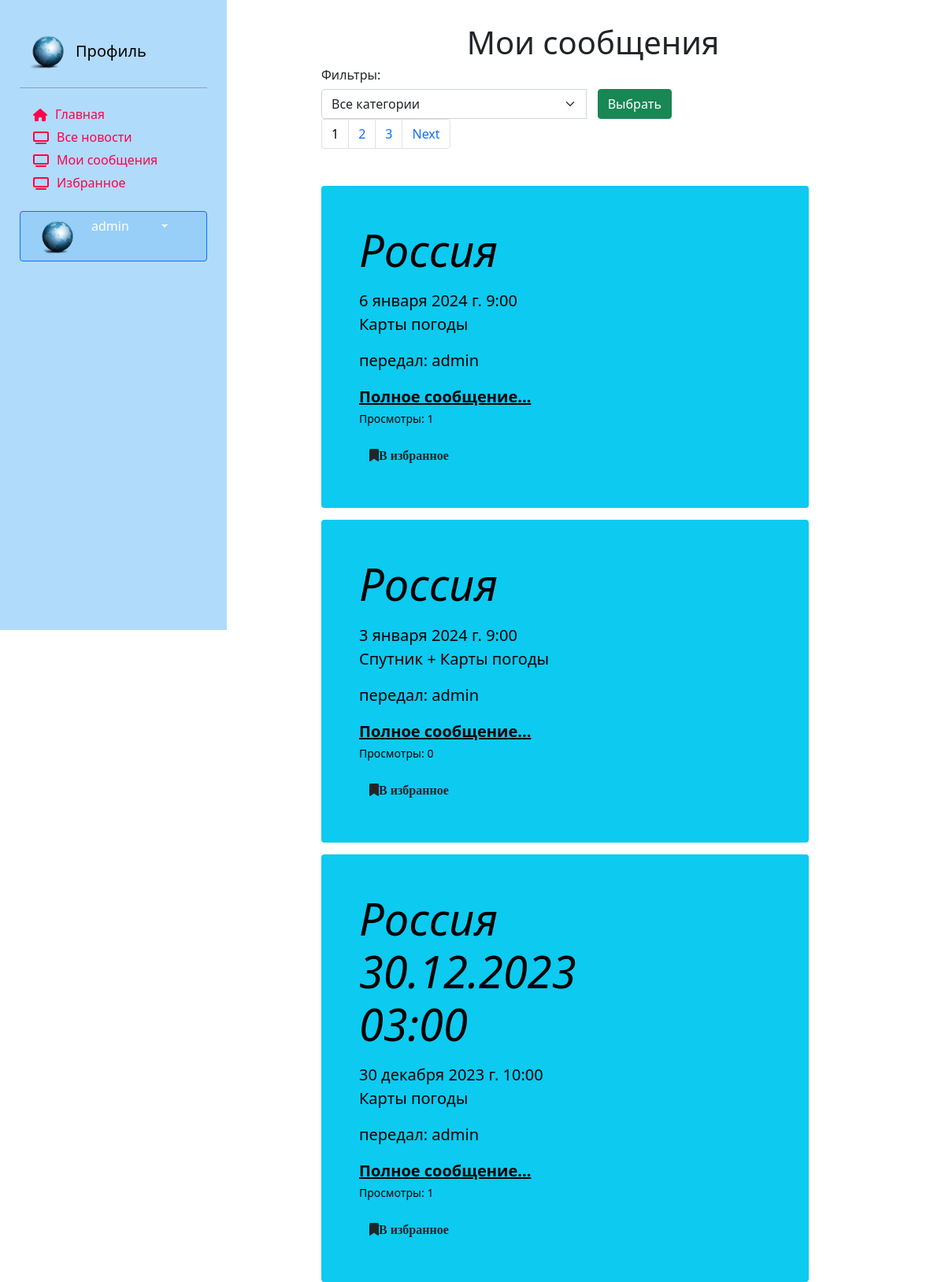
Screenshot of /users/my_news (signed in) with the database file from the repository.
### users/models.py (models this page shows, shortened)
class Account(models.Model):
    post_choices = (('N/A', 'Not answered'),
                    ('НМтС', 'Начальник метеослужбы'),
                    ('НС', 'Начальник смены'),
                    ('ИС', 'Инженер-синоптик'),
                    ('МН', 'Метеонаблюдатель'))
    user = models.OneToOneField(User, on_delete=models.CASCADE,
                                primary_key=True)
    nickname = models.CharField(max_length=100)
    birthdate = models.DateField(null=True)
    post = models.CharField(choices=post_choices, max_length=20, null=True)
    point = models.CharField(max_length=25, null=True)
    account_image = models.ImageField(default='default.jpg',
                                      upload_to='account_images')
    address = models.CharField(max_length=100, null=True)
    phone = models.CharField(max_length=100, null=True)
    telegram = models.CharField(max_length=100, null=True)
    class Meta:
        ordering = ['user', 'point']
        verbose_name = 'Профиль'
        verbose_name_plural = 'Профили'

### news/models.py (models this page shows, shortened)
class Article(models.Model):
    categories = (('ФП', 'Фактическая погода'),
                  ('ПП', 'Прогноз погоды'),
                  ('ШО', 'Штормовое оповещение'),
                  ('ШП', 'Штормовое предупреждение'),
                  ('КП', 'Карты погоды'))
    author = models.ForeignKey(User, on_delete=models.SET_NULL, null=True, verbose_name='Автор')
    title = models.CharField('Пункт', max_length=50, default='')
    category = models.CharField(choices=categories, max_length=25, verbose_name='Категория сообщения')
    anouncement = models.TextField('Анонс', max_length=250)
    text = models.TextField('Текст сообщения',
                            validators=[MinLengthValidator(20, 'the field must contain at least 20 characters')])
    date = models.DateTimeField('Дата наблюдения', auto_created=True)
    tags = models.ManyToManyField(to=Tag, blank=True, verbose_name='Явления')
    slug = models.SlugField()
    def get_views(self):
        return self.views.count()
    class Meta:
        ordering = ['-date', 'title']
        verbose_name = 'Сообщение'
        verbose_name_plural ='Сообщения'

### users/views.py (the view)
# urls.py: path('my_news', views.my_news, name='my_news')
def my_news(request):
    author = User.objects.get(id=request.user.id)
    categories = Article.categories
    articles = Article.objects.filter(author=author).order_by('-date')
    if request.method == "POST":
        selected_category = int(request.POST.get('category_filter'))
        request.session['selected_category'] = selected_category
        if selected_category != 0:
            articles = articles.filter(category__icontains=categories[selected_category-1][0]).order_by('-date')
    else:
        selected_category = request.session.get('selected_category')
        if selected_category != None and selected_category != 0:  # если не пустое - находим нужные ноновсти
            articles = articles.filter(category__icontains=categories[selected_category - 1][0])
    total = len(articles)
    p = Paginator(articles, 3)
    page_number = request.GET.get('page')
    page_obj = p.get_page(page_number)
    context = {'articles': page_obj, 'categories':categories, 'total': total,
               'selected_category': selected_category,}
    return render(request,'users/my_news.html', context)

### users/templatetags/users_extras.py (called while the page is built)
@register.filter(name="has_group")
def has_group(user,group_name):
    return user.groups.filter(name=group_name).exists()

### users/templates/users/my_news.html (shortened to what this page needs)
{% extends 'main/base_template.html' %}
{% load static %}
{% load bootstrap5 %}
{% block sidebar %} {% include 'users/user_profile.html' %} {% endblock %}
{% block content %}
{% if articles|length  != 0 %}
<div class="row">
    <div class="text-center" style="margin-top:30px;">
        <h1>Мои сообщения</h1>
    </div>
    <div class="content_center">
        <h6> Фильтры: </h6>
        <div class="form-group col-8">
            <form method="post">
                <div class="input-group">
                    <select class="form-select" name="category_filter" style="width:40%">
                        <option value="0">Все категории</option>
                    </select>
                    <span class="input-group-btn">
                        <input type="submit" class="btn btn-success" value="Выбрать" style="margin: 0 15px">
                    </span>
                </div>
            </form>
        </div>
        {% if total > 1 %}
            <div class="row">
                <nav aria-label="Page navigation example">
                  <ul class="pagination">
                      {% for p in articles.paginator.page_range %}
                        {% if articles.number == p %}
                            <li class="page-item"><p class="page-link" style="color:black;"> {{ p }}</p></li>
                        {% else %}
                            <li class="page-item"><a class="page-link" href="?page={{ p }}"> {{ p }}</a></li>
                        {% endif %}
                      {% endfor %}
                      {% if articles.has_next %}
                        <li class="page-item"><a class="page-link" href="?page={{ articles.next_page_number }}">Next</a></li>
                      {% endif %}
                  </ul>
                </nav>
            </div>
        {% endif %}
    </div>
    {% for article in articles %}
    <div class="single_news">
        <div class="p-4 p-md-5 text-black rounded bg-info">
            <div class="col-md-6 px-0">
                <h1 class="display-4 fst-italic"> {{ article.title }}</h1>
                <p class="lead my-3">{{ article.date }} {{ article.anouncement }}</p>
                <p class="lead my-3">передал: {{ article.author }} </p>
                <p class="lead mb-0"><a href="{% url 'news_detail' article.pk %}" class="text-black fw-bold">Полное
                    сообщение...</a></p>
                <p><small>Просмотры: {{ article.get_views }}</small></p>
                <a class="btn btn-succes" href="{% url 'favorites' article.pk %}"><i class="fa fa-bookmark menu icon">В избранное</i></a>
            </div>
        </div>
    </div>
    {% endfor %}
</div>
{% endif %}
{% endblock %}

### users/templates/users/user_profile.html (shortened to what this page needs)
{% load bootstrap5 %}
{% load static %}
{% bootstrap_css %}
{% load users_extras %}
<link rel="stylesheet" href="{% static 'main/css/style.css' %}">
<link href="https://cdn.jsdelivr.net/npm/bootstrap@5.0.0/dist/css/bootstrap.min.css" rel="stylesheet" >
<aside>
    <a href="{% url 'profile' %}" class="d-flex align-items-center mb-3 mb-md-0 me-md-auto text-black text-decoration-none">
        <img  src="{% static 'main' %}/img/News_icon.png" width="40" height="50">
        <span class="fs-5 d-none d-lg-block responsive-title"> Профиль</span>
    </a>
    <hr>
        <ul class="nav nav-pills flex-column mb-auto">
              <li class="nav-item">
                  <a href="{% url 'home' %}" {% if request.path == 'home' %} class="link-active" aria-current="page" {% endif %}>
                        <i class="fa-solid fa-home menu-icon {% if request.resolver_match.view_name  == 'home' %} link-active {% endif %}" ></i>
                        <div class="d-none d-lg-block"> Главная</div>
                  </a>
              </li>
              <li class="nav-item">
                  <a href="{% url 'news_index' %}" {% if request.path == '/news/news_index' %} class="link-active" aria-current="page" {% endif %}>
                        <i class="fa-solid fa-tv menu-icon {% if request.resolver_match.view_name  == '/news_index/' %} link-active {% endif %}"></i>
                        <div class="d-none d-lg-block"> Все новости</div>
                  </a>
              </li>
              {% if request.user|has_group:"Authors" %}
              <li class="nav-item">
                  <a href="{% url 'my_news' %}" {% if request.path == '/my_news' %} class="link-active" aria-current="page" {% endif %}>
                        <i class="fa-solid fa-tv menu-icon {% if request.resolver_match.view_name  == '/my_news/' %} link-active {% endif %}"></i>
                        <div class="d-none d-lg-block"> Мои сообщения</div>
                  </a>
              </li>
              {% endif %}
              <li class="nav-item">
                  <a href="{% url 'my_favorites' %}" {% if request.path == '/users/my_favorites/' %} class="link-active" aria-current="page" {% endif %}>
                        <i class="fa-solid fa-tv menu-icon {% if request.resolver_match.view_name  == '/my_favorites/' %} link-active {% endif %}"></i>
                        <div class="d-none d-lg-block"> Избранное</div>
                  </a>
              </li>
        </ul>
    <br>
    {% if request.user.id %}
        <div class="dropdown flex-column mb-auto">
            <button class="btn btn-primary dropdown-toggle col-12" type="button" id="dropdownMenuButton1"
                    data-bs-toggle="dropdown" aria-expanded="false" style="background:#97CFF8;">
                <img src="{{ request.user.account.account_image.url }}" alt="" width="25" height="25"
                     class="rounded-circle me-2">
                <div class="d-none d-lg-block "> {{ request.user.username }}</div>
            </button>
        </div>
    {% endif %}
    <br>
</aside>

### main/static/main/css/style.css (style rules this page uses)
body { #background-color:#1abaff; }
aside { float: left; background: #97CFF8; */ width: 25%; padding: 1%; height: 100vh; color: black; }
a { text-decoration:none; color:black; }
aside img { padding: 0px 10px; width: auto; height: 50px; float: left; border-radius:5%; }
aside { padding: 35px 25px; background: #B1DBFA; width: 75%; }
aside a { color: #FF004C; outline: none; text-decoration: none; padding: 5px 1px; }
aside li { padding: 5px 17px 0; }
body .single_news { margin-top:15px; float: left; width: 90%; }
.d-lg-block { float: inline-start; white-space:nowrap; border-right: none; overflow-x:auto; }
.menu-icon { float: inline-start; padding: 5px 10px 0 0; border-right: 5px; }
@media (max-width: 1339.98px) { .responsive-title { white-space:normal; } }

### rows the page displays
Article: title "Россия", date "6 января 2024 г. 9:00", anouncement "Карты погоды", author "admin", get_views "1"
Article: title "Россия", date "3 января 2024 г. 9:00", anouncement "Спутник + Карты погоды", author "admin", get_views "0"
Article: title "Россия 30.12.2023 03:00", date "30 декабря 2023 г. 10:00", anouncement "Карты погоды", author "admin", get_views "1"

### other values shown
{{ request.user.username }} "admin"
{{ p }} "1"
{{ p }} "2" "3"
